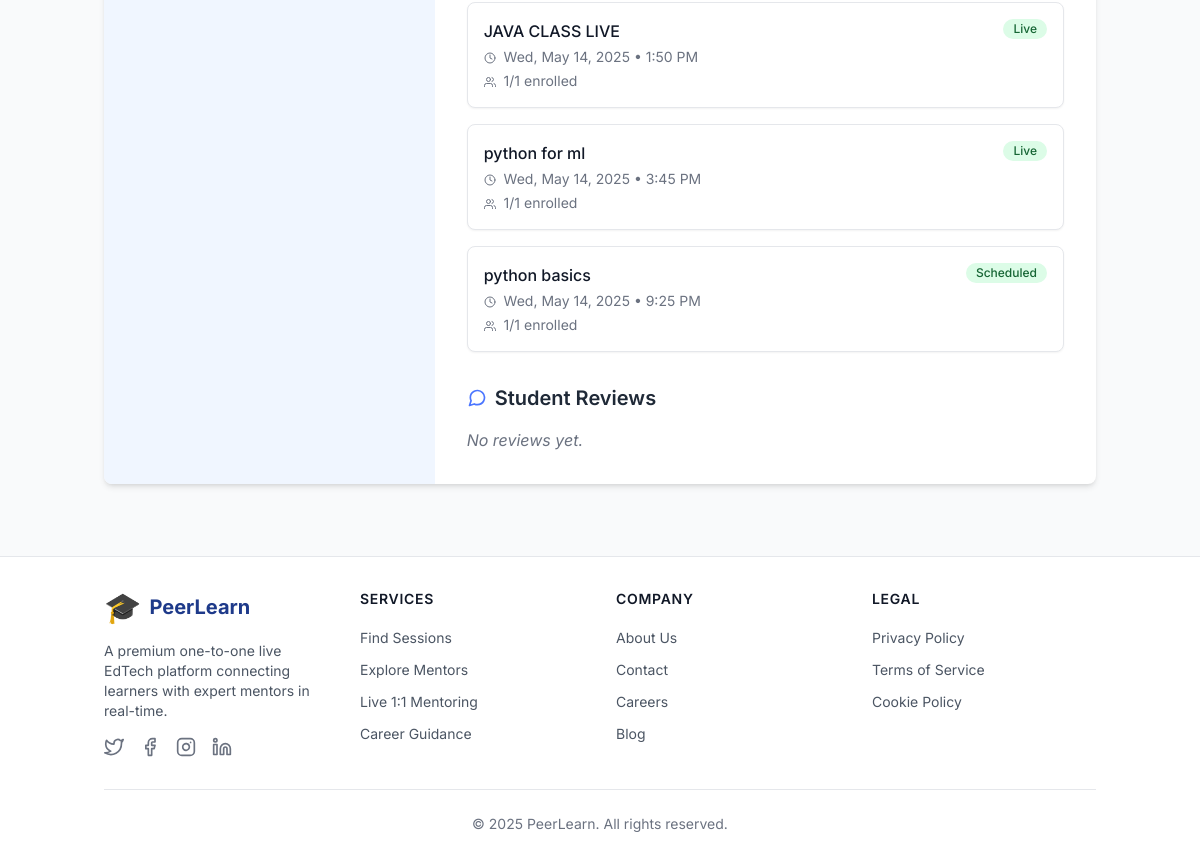
Page /users/mentors/5/ (signed in, lower part) on the earlier database version.
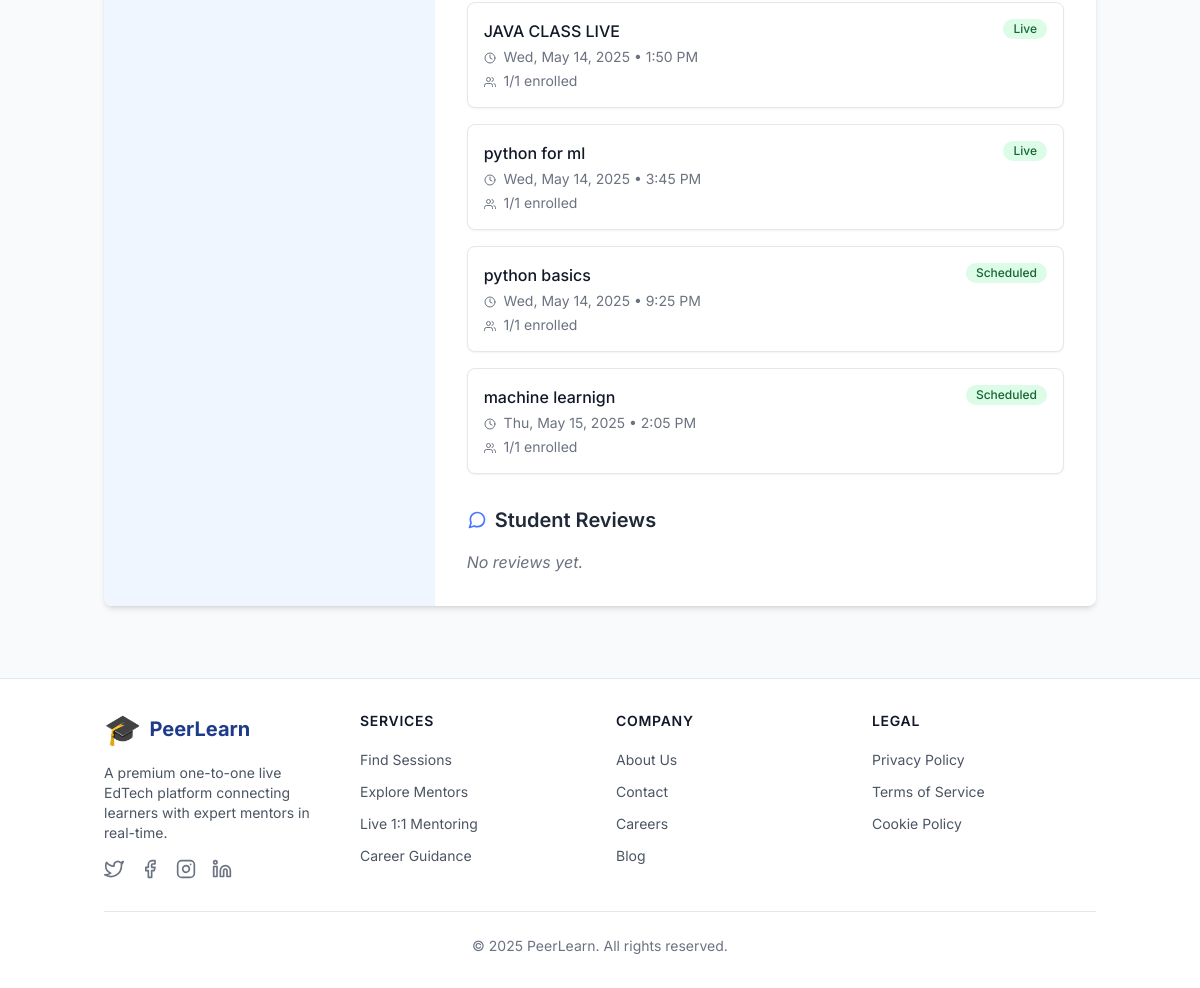
Same page on the later database version.
### apps/learning_sessions/models.py (models this page shows, shortened)
class Session(models.Model):
    SCHEDULED = 'scheduled'
    LIVE = 'live'
    COMPLETED = 'completed'
    CANCELLED = 'cancelled'
    STATUS_CHOICES = [
        (SCHEDULED, _('Scheduled')),
        (LIVE, _('Live')),
        (COMPLETED, _('Completed')),
        (CANCELLED, _('Cancelled')),
    ]
    mentor = models.ForeignKey(
        CustomUser,
        on_delete=models.CASCADE,
        limit_choices_to={'role': CustomUser.MENTOR},
        help_text=_('The mentor hosting this session.')
    )
    title = models.CharField(
        max_length=255,
        help_text=_('Title of the session.')
    )
    description = models.TextField(
        help_text=_('Description of what will be covered in the session.')
    )
    topics = models.JSONField(
        default=list,
        help_text=_('List of topics that will be covered in this session.')
    )
    schedule = models.DateTimeField(
        help_text=_('Date and time when the session is scheduled.')
    )
    duration = models.PositiveIntegerField(
        default=60,
        help_text=_('Duration of the session in minutes.')
    )
    price = models.DecimalField(
        max_digits=10,
        decimal_places=2,
        default=0,
        help_text=_('Price of the session (0 for free sessions).')
    )
    room_code = models.UUIDField(
        default=uuid.uuid4,
        editable=False,
        unique=True,
        help_text=_('Unique code for the session room.')
    )
    status = models.CharField(
        max_length=10,
        choices=STATUS_CHOICES,
        default=SCHEDULED,
        help_text=_('Current status of the session.')
    )
    max_participants = models.PositiveIntegerField(
        default=1,
        help_text=_('Maximum number of participants allowed (1 for one-to-one).')
    )
    created_at = models.DateTimeField(
        auto_now_add=True,
        help_text=_('Date and time when the session was created.')
    )
    updated_at = models.DateTimeField(
        auto_now=True,
        help_text=_('Date and time when the session was last updated.')
    )
    class Meta:
        verbose_name = _('Session')
        verbose_name_plural = _('Sessions')
        ordering = ['-schedule']

### apps/users/views.py (the view)
# urls.py: path('mentors/<int:pk>/', views.MentorDetailView.as_view(), name='mentor_detail'),
@method_decorator(login_required, name='dispatch')
class MentorDetailView(DetailView):
    model = CustomUser
    template_name = 'mentors/profile.html'
    context_object_name = 'mentor'
    def get_queryset(self):
        return CustomUser.objects.filter(role=CustomUser.MENTOR)
    def get_context_data(self, **kwargs):
        context = super().get_context_data(**kwargs)
        if self.request.user.is_learner:
            context['rating_form'] = RatingForm()
        mentor = self.get_object()
        context['upcoming_sessions'] = Session.objects.filter(
            mentor=mentor,
            status__in=['scheduled', 'live']
        ).order_by('schedule')
        from apps.learning_sessions.models import Domain
        context['domains'] = Domain.objects.all()
        return context

### apps/core/templatetags/custom_filters.py (called while the page is built)
@register.filter
def strip(value):
    if isinstance(value, str):
        return value.strip()
    return value

### apps/users/models.py (called while the page is built)
    @property
    def is_learner(self):
        return self.role == self.LEARNER

    @property
    def is_mentor(self):
        return self.role == self.MENTOR

    def get_dashboard_url(self):
        if self.is_learner:
            return '/users/dashboard/learner/'
        elif self.is_mentor:
            return '/users/dashboard/mentor/'
        elif self.is_admin_user:
            return '/admin/'
        return '/'

### templates/mentors/profile.html (shortened to what this page needs)
{% extends request.is_dashboard|yesno:"dashboard_base.html,base.html" %}
{% load static %}
{% load custom_filters %}
{% block content %}
<div class="container mx-auto px-4 py-8">
    <div class="max-w-5xl mx-auto">
        <div class="bg-white rounded-lg shadow-md overflow-hidden">
            <div class="flex flex-col md:flex-row">
                <div class="md:w-1/3 bg-primary-50 p-8 flex flex-col items-center justify-center">
                </div>
                <div class="md:w-2/3 p-8">
                    <div class="mb-8">
                        {% if upcoming_sessions %}
                            <div class="space-y-4">
                                {% for session in upcoming_sessions %}
                                    <div class="bg-white border border-gray-200 rounded-lg p-4 shadow-sm hover:shadow-md transition-shadow duration-200">
                                        <div class="flex justify-between items-start">
                                            <div>
                                                <h3 class="font-medium text-gray-900">{{ session.title }}</h3>
                                                <p class="text-sm text-gray-500 mt-1">
                                                    <i data-feather="clock" class="inline w-3 h-3 mr-1"></i>
                                                    {{ session.schedule|date:"D, M d, Y • g:i A" }}
                                                </p>
                                                <p class="text-sm text-gray-500 mt-1">
                                                    <i data-feather="users" class="inline w-3 h-3 mr-1"></i>
                                                    {{ session.bookings.count|default:"0" }}/{{ session.max_participants }} enrolled
                                                </p>
                                            </div>
                                            <span class="inline-flex items-center px-2.5 py-0.5 rounded-full text-xs font-medium bg-green-100 text-green-800">
                                                {{ session.get_status_display }}
                                            </span>
                                        </div>
                                    </div>
                                {% endfor %}
                            </div>
                        {% else %}
                            <p class="text-gray-500 italic">No upcoming sessions scheduled.</p>
                        {% endif %}
                    </div>
                    <div>
                        <h2 class="text-xl font-semibold mb-4 flex items-center text-gray-800">
                            <i data-feather="message-circle" class="w-5 h-5 mr-2 text-primary-500"></i>
                            Student Reviews
                        </h2>
                        {% if reviews %}
                            <div class="space-y-6">
                                {% for review in reviews %}
                                    <div class="border-b border-gray-200 pb-6 last:border-b-0 last:pb-0">
                                        <div class="flex items-center mb-2">
                                            <div class="w-10 h-10 rounded-full overflow-hidden bg-gray-100 mr-3">
                                                {% if review.learner.profile_picture %}
                                                    <img src="{{ review.learner.profile_picture.url }}" alt="{{ review.learner.get_full_name }}" class="w-full h-full object-cover">
                                                {% else %}
                                                    <div class="w-full h-full flex items-center justify-center bg-primary-100 text-primary-500">
                                                        <svg xmlns="http://www.w3.org/2000/svg" class="h-6 w-6" fill="none" viewBox="0 0 24 24" stroke="currentColor">
                                                            <path stroke-linecap="round" stroke-linejoin="round" stroke-width="2" d="M16 7a4 4 0 11-8 0 4 4 0 018 0zM12 14a7 7 0 00-7 7h14a7 7 0 00-7-7z" />
                                                        </svg>
                                                    </div>
                                                {% endif %}
                                            </div>
                                            <div>
                                                <div class="font-medium text-gray-900">{{ review.learner.get_full_name }}</div>
                                                <div class="text-xs text-gray-500">{{ review.created_at|date:"M d, Y" }}</div>
                                            </div>
                                        </div>
                                        <div class="flex text-yellow-400 mb-2">
                                            {% with ''|center:review.rating|make_list as stars %}
                                                {% for _ in stars %}
                                                    <i data-feather="star" class="w-4 h-4 fill-current"></i>
                                                {% endfor %}
                                            {% endwith %}
                                            {% with ''|center:5|make_list as empty_stars %}
                                                {% for _ in empty_stars|slice:review.rating %}
                                                    <i data-feather="star" class="w-4 h-4 text-gray-300"></i>
                                                {% endfor %}
                                            {% endwith %}
                                        </div>
                                        <p class="text-gray-700">{{ review.feedback }}</p>
                                    </div>
                                {% endfor %}
                            </div>
                            {% if reviews_count > 3 %}
                                <div class="mt-4 text-center">
                                    <button class="text-primary-600 hover:text-primary-800 text-sm font-medium">
                                        View all {{ reviews_count }} reviews
                                    </button>
                                </div>
                            {% endif %}
                        {% else %}
                            <p class="text-gray-500 italic">No reviews yet.</p>
                        {% endif %}
                    </div>
                </div>
            </div>
        </div>
    </div>
</div>
{% endblock %}

### templates/base.html (shortened to what this page needs)
{% load static %}
<!DOCTYPE html>
<html lang="en">
<head>
    <script src="https://cdn.tailwindcss.com"></script>
</head>
<body class="min-h-screen flex flex-col bg-gray-50">
    <main class="flex-grow">
        {% block content %}{% endblock %}
    </main>
    {% include 'includes/footer.html' %}
</body>
</html>

### templates/includes/footer.html
<footer class="bg-white border-t border-gray-200 mt-10">
    <div class="container mx-auto px-4 py-8">
        <div class="grid grid-cols-1 md:grid-cols-4 gap-8">
            <div class="col-span-1 md:col-span-1">
                <div class="flex items-center space-x-2 mb-4">
                    <span class="text-3xl">🎓</span>
                    <span class="text-xl font-bold text-primary-600">PeerLearn</span>
                </div>
                <p class="text-gray-600 text-sm">
                    A premium one-to-one live EdTech platform connecting learners with expert mentors in real-time.
                </p>
                <div class="mt-4 flex space-x-4">
                    <a href="#" class="text-gray-500 hover:text-primary-600" aria-label="Twitter">
                        <i data-feather="twitter" class="w-5 h-5"></i>
                    </a>
                    <a href="#" class="text-gray-500 hover:text-primary-600" aria-label="Facebook">
                        <i data-feather="facebook" class="w-5 h-5"></i>
                    </a>
                    <a href="#" class="text-gray-500 hover:text-primary-600" aria-label="Instagram">
                        <i data-feather="instagram" class="w-5 h-5"></i>
                    </a>
                    <a href="#" class="text-gray-500 hover:text-primary-600" aria-label="LinkedIn">
                        <i data-feather="linkedin" class="w-5 h-5"></i>
                    </a>
                </div>
            </div>
            <div>
                <h3 class="text-sm font-semibold text-gray-900 tracking-wider uppercase mb-4">Services</h3>
                <ul class="space-y-2">
                    <li><a href="{% url 'sessions:list' %}" class="text-gray-600 hover:text-primary-600 text-sm">Find Sessions</a></li>
                    <li><a href="{% url 'users:mentor_list' %}" class="text-gray-600 hover:text-primary-600 text-sm">Explore Mentors</a></li>
                    <li><a href="#" class="text-gray-600 hover:text-primary-600 text-sm">Live 1:1 Mentoring</a></li>
                    <li><a href="#" class="text-gray-600 hover:text-primary-600 text-sm">Career Guidance</a></li>
                </ul>
            </div>
            <div>
                <h3 class="text-sm font-semibold text-gray-900 tracking-wider uppercase mb-4">Company</h3>
                <ul class="space-y-2">
                    <li><a href="#" class="text-gray-600 hover:text-primary-600 text-sm">About Us</a></li>
                    <li><a href="#" class="text-gray-600 hover:text-primary-600 text-sm">Contact</a></li>
                    <li><a href="#" class="text-gray-600 hover:text-primary-600 text-sm">Careers</a></li>
                    <li><a href="#" class="text-gray-600 hover:text-primary-600 text-sm">Blog</a></li>
                </ul>
            </div>
            <div>
                <h3 class="text-sm font-semibold text-gray-900 tracking-wider uppercase mb-4">Legal</h3>
                <ul class="space-y-2">
                    <li><a href="#" class="text-gray-600 hover:text-primary-600 text-sm">Privacy Policy</a></li>
                    <li><a href="#" class="text-gray-600 hover:text-primary-600 text-sm">Terms of Service</a></li>
                    <li><a href="#" class="text-gray-600 hover:text-primary-600 text-sm">Cookie Policy</a></li>
                </ul>
            </div>
        </div>
        <div class="mt-8 pt-6 border-t border-gray-200 text-center">
            <p class="text-sm text-gray-500">
                &copy; {% now 'Y' %} PeerLearn. All rights reserved.
            </p>
        </div>
    </div>
</footer>

### templates/base.html (style rules this page uses)
html { scroll-behavior: smooth; }
body { font-family: 'Inter', sans-serif; }

Differences in the rows shown:
added Session: title "machine learnign", schedule "Thu, May 15, 2025 • 2:05 PM", bookings.count "1", max_participants "1", status "Scheduled"
